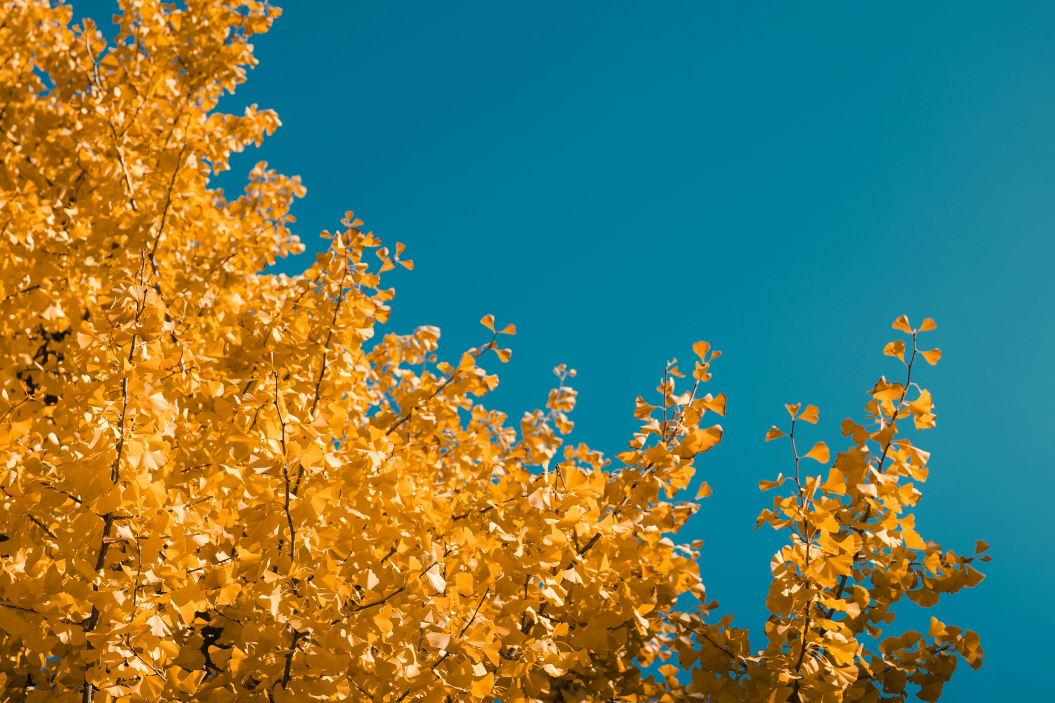
#> input picture quickshell/floatg/assets/images/default_wallpaper.png, 4217 x 2811 px (shown at 1/4 size)
$ python generate_colors_material.py --path ../../assets/images/default_wallpaper.png
#> lines starting #> are read from the running program, lines starting #| are printed output that depends on the picture
#!/usr/bin/env -S\_/bin/sh\_-c\_"source\_\$(eval\_echo\_\$FLOATING_GARDEN_VIRTUAL_ENV)/bin/activate&&exec\_python\_-E\_"\$0"\_"\$@""
import argparse
import math
import json
from PIL import Image
from materialyoucolor.quantize import QuantizeCelebi
from materialyoucolor.score.score import Score
from materialyoucolor.hct import Hct
from materialyoucolor.dynamiccolor.material_dynamic_colors import MaterialDynamicColors
from materialyoucolor.utils.color_utils import (rgba_from_argb, argb_from_rgb, argb_from_rgba)
from materialyoucolor.utils.math_utils import (sanitize_degrees_double, difference_degrees, rotation_direction)

parser = argparse.ArgumentParser(description='Color generation script')
parser.add_argument('--path', type=str, default=None, help='generate colorscheme from image')
parser.add_argument('--size', type=int , default=128 , help='bitmap image size')
parser.add_argument('--color', type=str, default=None, help='generate colorscheme from color')
parser.add_argument('--mode', type=str, choices=['dark', 'light'], default='dark', help='dark or light mode')
parser.add_argument('--scheme', type=str, default='vibrant', help='material scheme to use')
parser.add_argument('--smart', action='store_true', default=False, help='decide scheme type based on image color')
parser.add_argument('--transparency', type=str, choices=['opaque', 'transparent'], default='opaque', help='enable transparency')
parser.add_argument('--termscheme', type=str, default=None, help='JSON file containg the terminal scheme for generating term colors')
parser.add_argument('--harmony', type=float , default=0.8, help='(0-1) Color hue shift towards accent')
parser.add_argument('--harmonize_threshold', type=float , default=100, help='(0-180) Max threshold angle to limit color hue shift')
parser.add_argument('--term_fg_boost', type=float , default=0.35, help='Make terminal foreground more different from the background')
parser.add_argument('--blend_bg_fg', action='store_true', default=False, help='Shift terminal background or foreground towards accent')
parser.add_argument('--cache', type=str, default=None, help='file path to store the generated color')
parser.add_argument('--debug', action='store_true', default=False, help='debug mode')
args = parser.parse_args()

rgba_to_hex = lambda rgba: "#{:02X}{:02X}{:02X}".format(rgba[0], rgba[1], rgba[2])
argb_to_hex = lambda argb: "#{:02X}{:02X}{:02X}".format(*map(round, rgba_from_argb(argb)))
hex_to_argb = lambda hex_code: argb_from_rgb(int(hex_code[1:3], 16), int(hex_code[3:5], 16), int(hex_code[5:], 16))
display_color = lambda rgba : "\x1B[38;2;{};{};{}m{}\x1B[0m".format(rgba[0], rgba[1], rgba[2], "\x1b[7m   \x1b[7m")

def calculate_optimal_size (width: int, height: int, bitmap_size: int) -> (int, int):
    image_area = width * height;
    bitmap_area = bitmap_size ** 2
    scale = math.sqrt(bitmap_area/image_area) if image_area > bitmap_area else 1
    new_width = round(width * scale)
    new_height = round(height * scale)
    if new_width == 0:
        new_width = 1
    if new_height == 0:
        new_height = 1
    return new_width, new_height

def harmonize (design_color: int, source_color: int, threshold: float = 35, harmony: float = 0.5) -> int:
    from_hct = Hct.from_int(design_color)
    to_hct = Hct.from_int(source_color)
    difference_degrees_ = difference_degrees(from_hct.hue, to_hct.hue)
    rotation_degrees = min(difference_degrees_ * harmony, threshold)
    output_hue = sanitize_degrees_double(
        from_hct.hue + rotation_degrees * rotation_direction(from_hct.hue, to_hct.hue)
    )
    return Hct.from_hct(output_hue, from_hct.chroma, from_hct.tone).to_int()

def boost_chroma_tone (argb: int, chroma: float = 1, tone: float = 1) -> int:
    hct = Hct.from_int(argb)
    return Hct.from_hct(hct.hue, hct.chroma * chroma, hct.tone * tone).to_int()

darkmode = (args.mode == 'dark')
transparent = (args.transparency == 'transparent')

if args.path is not None:
    image = Image.open(args.path)
#> image is the input picture: PIL image 4217x2811 RGB; mean R, G, B 100.5, 123.5, 88.8

    if image.format == "GIF":
        image.seek(1)

    if image.mode in ["L", "P"]:
        image = image.convert('RGB')
    wsize, hsize = image.size
#> wsize = 4217; hsize = 2811
    wsize_new, hsize_new = calculate_optimal_size(wsize, hsize, args.size)
#> wsize_new = 157; hsize_new = 105
    if wsize_new < wsize or hsize_new < hsize:
        image = image.resize((wsize_new, hsize_new), Image.Resampling.BICUBIC)
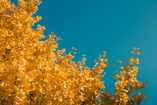
#> image: PIL image 157x105 RGB; mean R, G, B 100.6, 123.5, 89
#> (the run stopped early here; a loop or call above may not have finished)
